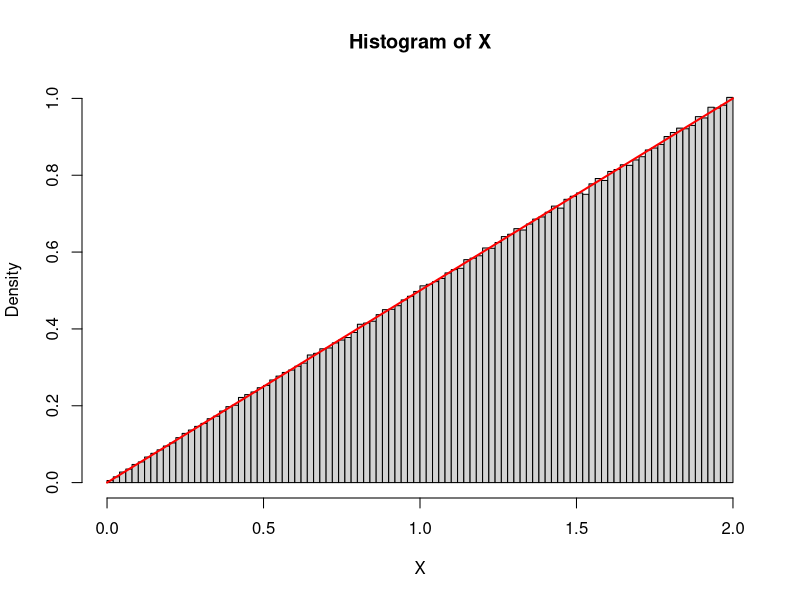

R code for this plot:
  # Homework 6
  # Anna Moeller 
  # 10/28/2018

  # Additional problem #2
  n <- 1000000
  N <- sample(0:3, n, prob = c(.15, .2,.5, .15), replace = T)
  X <- rbinom(n, size = N, prob = 0.5)
  
  # part a) marginal of X
  length(which(X == 0))/n
  length(which(X == 1))/n
  length(which(X == 2))/n
  length(which(X == 3))/n
  
  # Part b) conditional distribution of N iven X = 0
  condit <- N[X==0]
  length(which(condit == 0))/length(condit)
  length(which(condit == 1))/length(condit)
  length(which(condit == 2))/length(condit)
  length(which(condit == 3))/length(condit)
  
  # Problem 3
  # pseudo-random X
  Y <- runif(n)
  X <- sqrt(4*Y)
  hist(X, freq = F, breaks = 100)
  curve(x/2, col = "red", lwd = 2,add = T)  